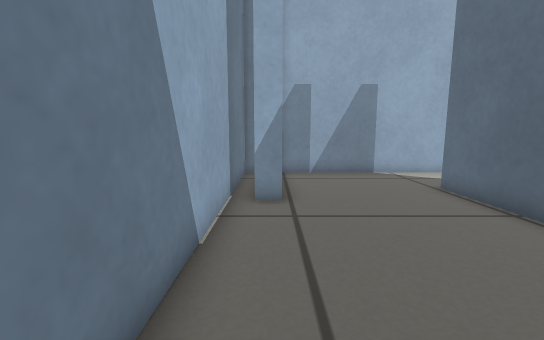
[1] (above)

12 first-person views from a walk through a robot-simulator world made for Gazebo. The camera is 0.38 m above the floor, tilts 8° down and sees 90° across. The floor is counted in squares, 0.2 m on a side. Each view is taken from the middle of a square. On the plan, view 1 faces up. The plan holds only what a view shows up to about 16 squares ahead; the rest is blank.

[2]
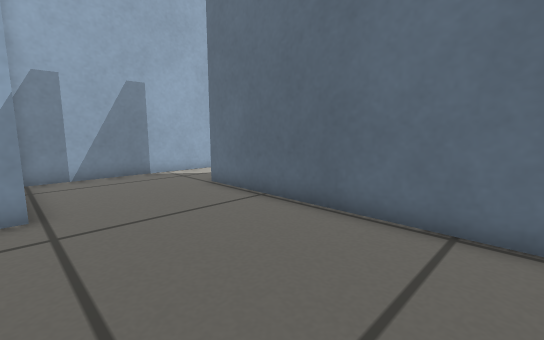

[3]
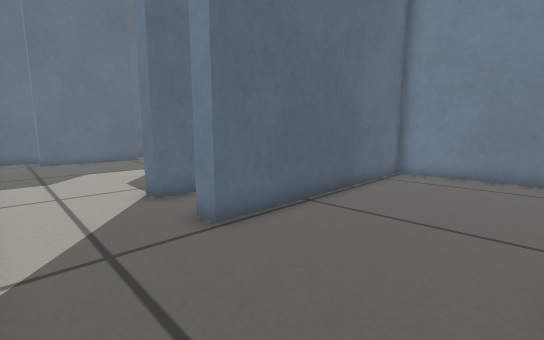

[4]
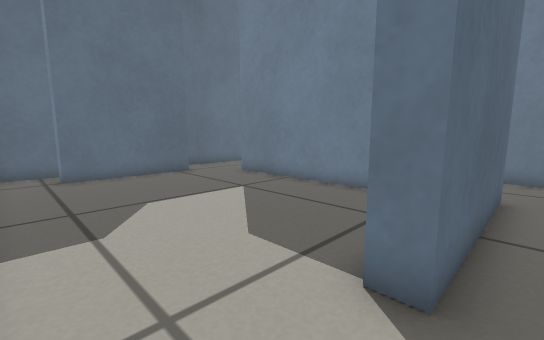

[5]
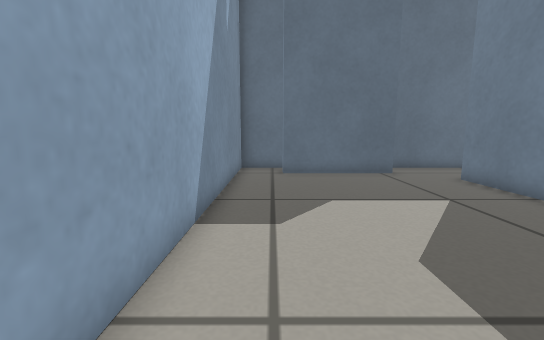

[6]
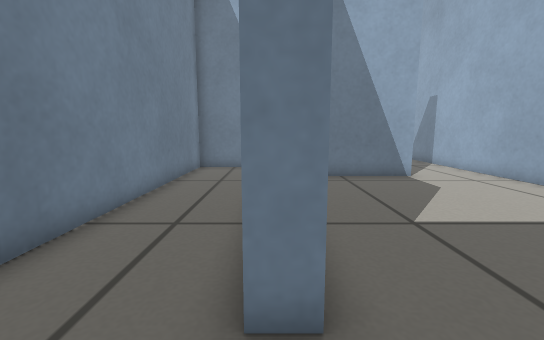

[7]
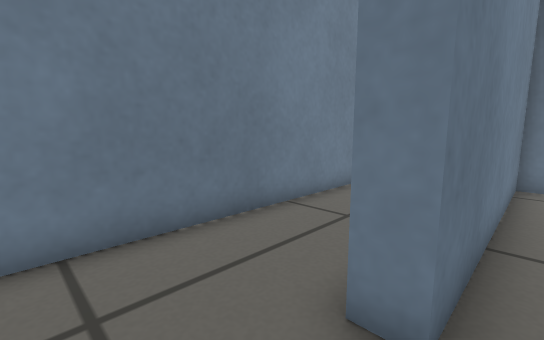

[8]
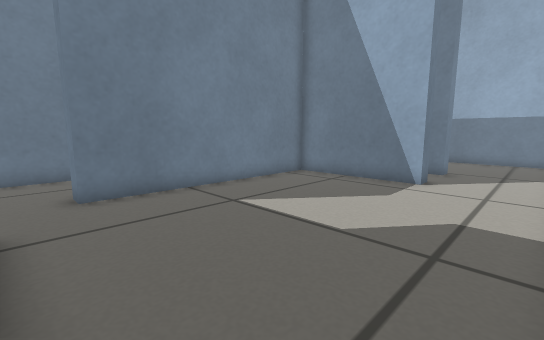

[9]
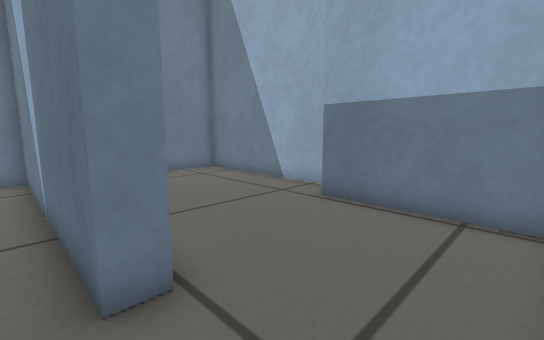

[10]
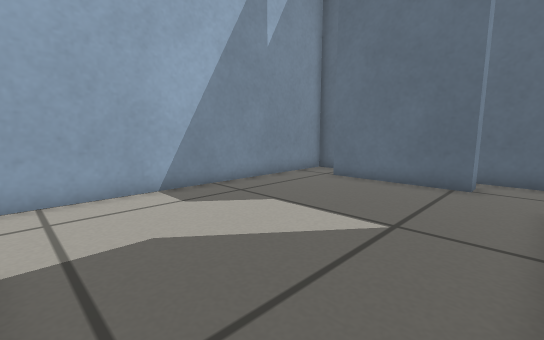

[11]
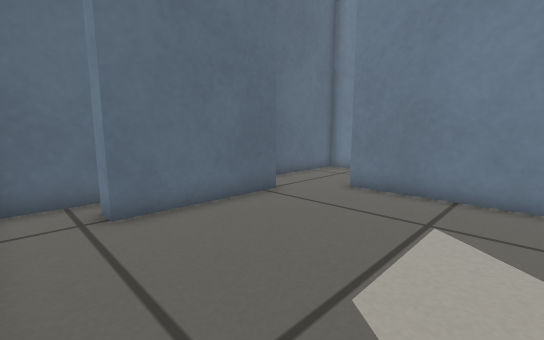

[12]
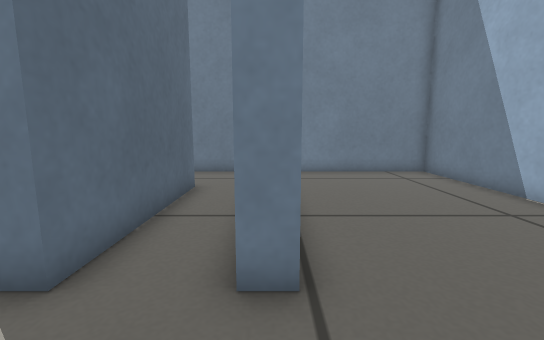

### Floor plan
Ten units are one square. View 1 is at (0, 0); x grows to the right and y downward. Boxes are objects, and circles mark ways between rooms. Rooms are numbered by the first view taken in them; rooms with no view inside come last. Other rooms are left out.
<svg viewBox="-18 -131 245 145">
<path fill="none" stroke="#000" d="M-13 -99 -13 9 57 9 57 -90 64 -90M3 -123 3 -74 -5 -74M66 -126 4 -126M87 -26 87 -90 94 -90 94 -35 187 -35 187 -26M211 -55 203 -55 203 -105 211 -105M64 -90 64 9 222 9 222 -58M222 -101 222 -126 66 -126"/>
<circle cx="60" cy="-105" r="3" fill="#2a7"/>
<text x="30" y="-60">1</text>
<text x="140" y="-60">2</text>
</svg>
Room 1 opens to room 2.

Where each view was taken, in squares from view 1:
view 1: 0 up, 0 right, facing up
view 2: 0 up, 0 right, facing up-right
view 3: 12 up, 1 right, facing down-right
view 4: 12 up, 8 right, facing down-right
view 5: 11 up, 8 right, facing right
view 6: 3 up, 21 right, facing left
view 7: 4 up, 21 right, facing down-left
view 8: 12 up, 20 right, facing down-left
view 9: 12 up, 7 right, facing down-left
view 10: 4 up, 10 right, facing up-right
view 11: 12 up, 14 right, facing down-right
view 12: 12 up, 6 right, facing down
